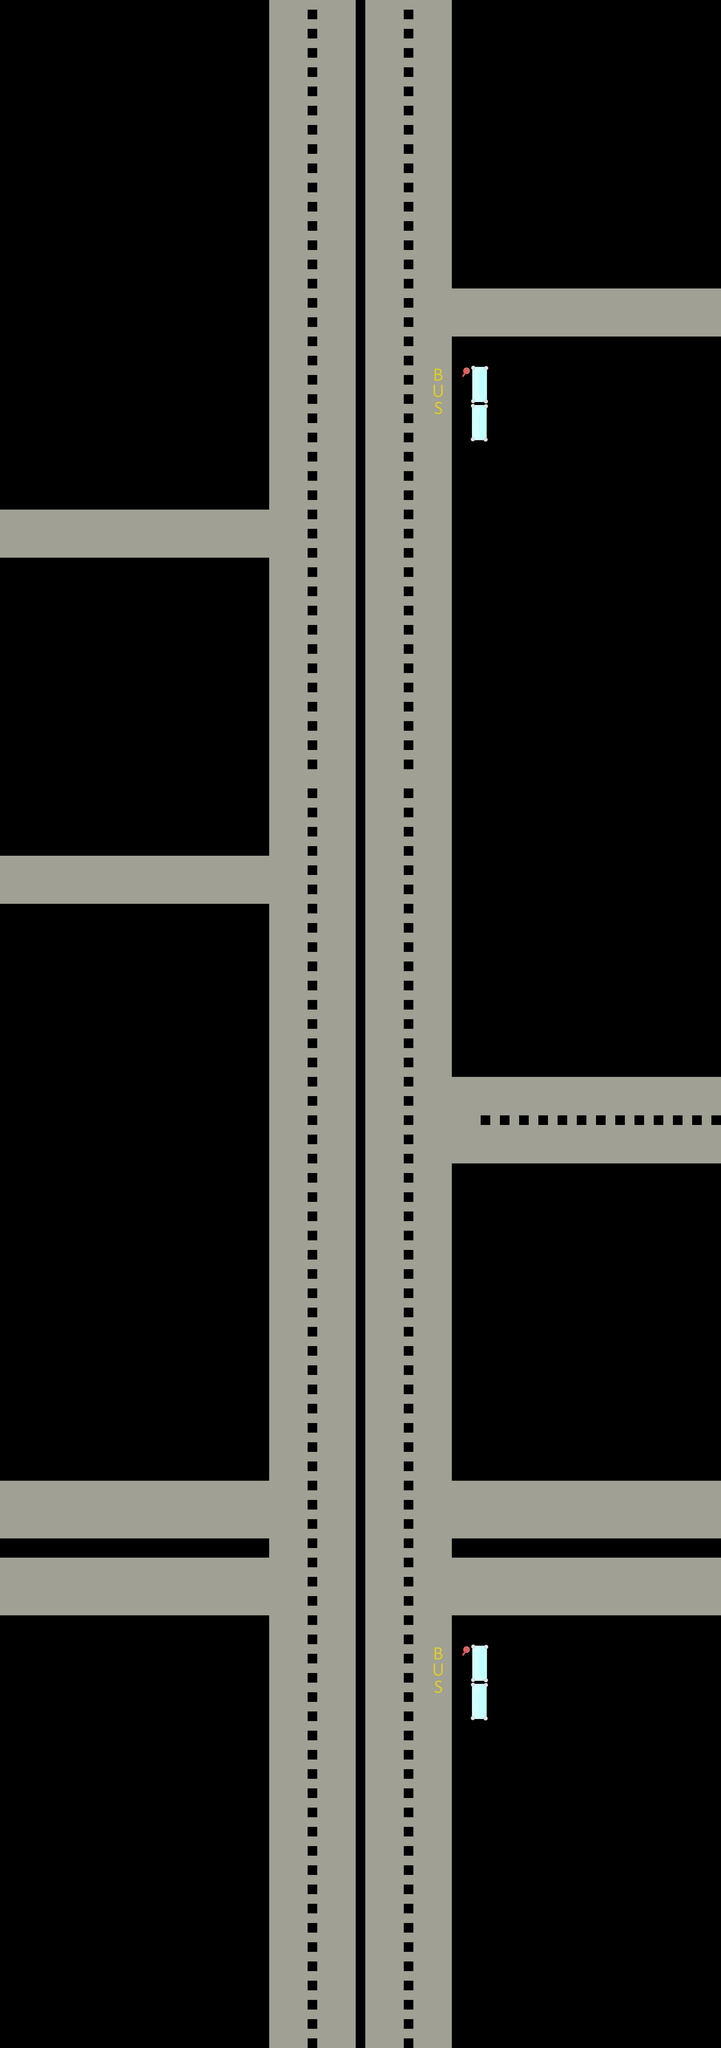

The image is a tile-based game level rendered from a .tmx file. Its description and source (layers, tilesets, objects; grid data summarised) follow:
An orthogonal 75x213 tile map with 32x32 px tiles, 2 tile layers (Tile Layer 1, Tile Layer 2), 2 tilesets.

<map version="1.2" tiledversion="1.3.4" orientation="orthogonal" renderorder="right-down" width="75" height="213" tilewidth="32" tileheight="32" infinite="0" nextlayerid="3" nextobjectid="1">
 <tileset firstgid="1" source="../busSprite.tsx" />
 <tileset firstgid="65" source="../Stations.tsx" />
 <layer id="1" name="Tile Layer 1" width="75" height="213">
  <data>[15975 cells, 7182 non-empty, 7 distinct tile ids]</data>
 </layer>
 <layer id="2" name="Tile Layer 2" width="75" height="213">
  <data>[15975 cells, 854 non-empty, 8 distinct tile ids]</data>
 </layer>
</map>